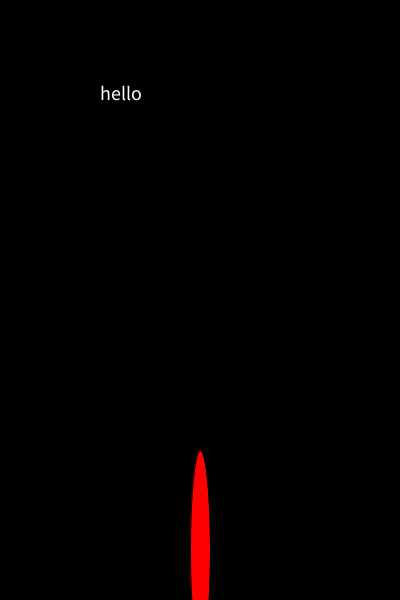
Frame 1 (no input)
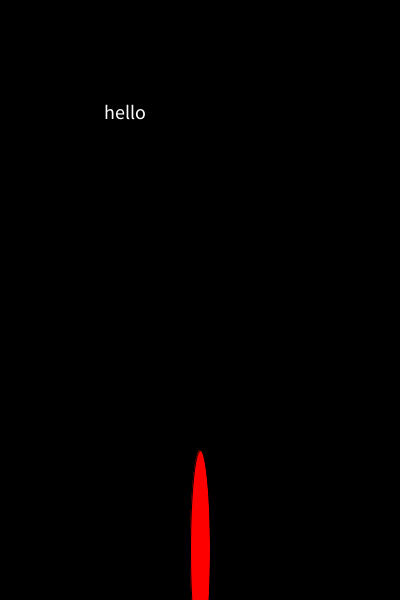
Frame 60 (the mouse pressed at the canvas centre just before this capture)
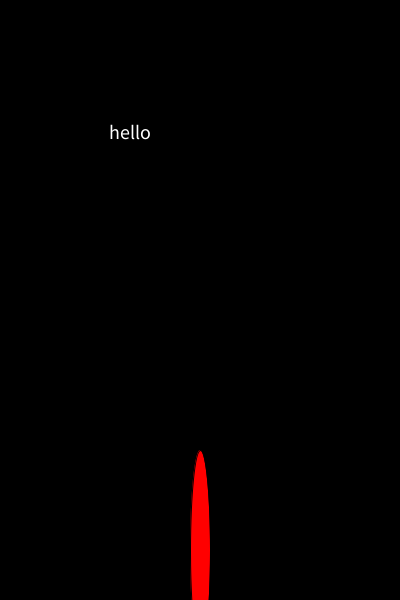
Frame 120 (the mouse held since frame 60 and released just before this capture)

The Processing sketch that drew these frames (run headless with seeded random() and noise(); from frame 60 on, the mouse is pressed at the canvas centre):

// Processing sketch: week06_9_game_QA
// ── week06_9_game_QA.pde
void setup(){
  size(400,600);
  textSize(20);
}
String Q ="hello",A="";
float x=100, y=100;
void draw(){
  background(0);
  fill(#FFFFFF); text(Q,x,y);
  fill(#FF0000); text(A,x,y);
  ellipse(200,550,20,200);
  float dx=(200-x), dy=(550-y),d=sqrt(dx*dx+dy*dy)*3;
  x+= dx/d;
  y+= dy/d; 
  if(keyPressed){
    stroke(255,0,0);
    line(200,550,x,y);
  }
}
void keyPressed(){
  int i = A.length();
  if(key==Q.charAt(i)){
    A+=key;
  }
}
